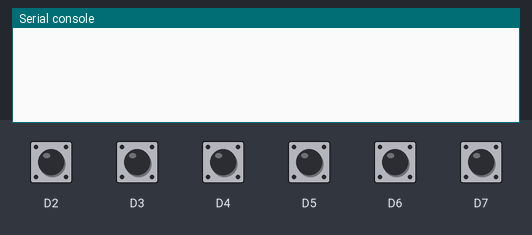
A program run on a simulated CircuitPython board. Parts: the last lines printed to the serial console. Inputs (shaded band) come from the test bench; at power-on: D2–7 LOW.

Above: at 1.2 s.
1.3 s: D2 pulled HIGH for 0.15 s
At 2.0 s:
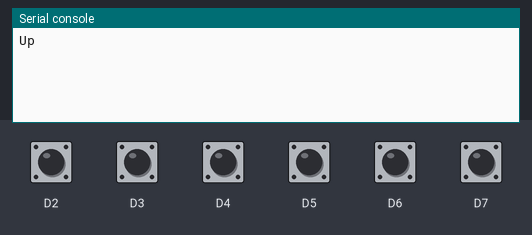
2.9 s: D3 pulled HIGH for 0.15 s
At 4.1 s:
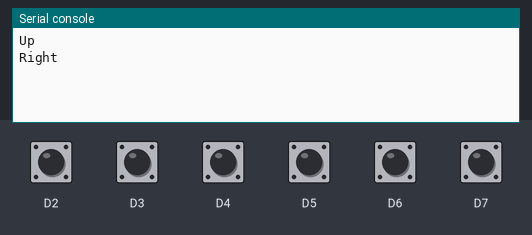
4.5 s: D4 pulled HIGH for 0.15 s
At 5.6 s:
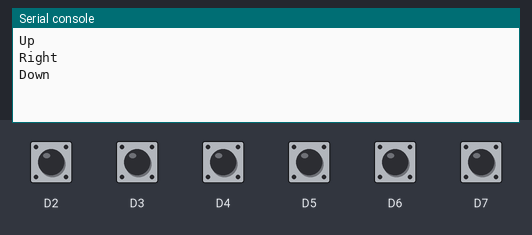
6.1 s: D5 pulled HIGH for 0.15 s
At 6.8 s:
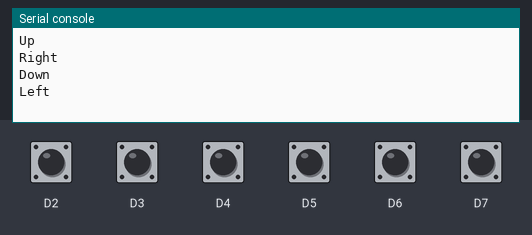
7.7 s: D6 pulled HIGH for 0.15 s
At 8.1 s:
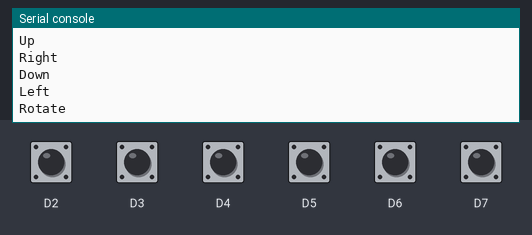
9.3 s: D7 pulled HIGH for 0.15 s
At 10.5 s:
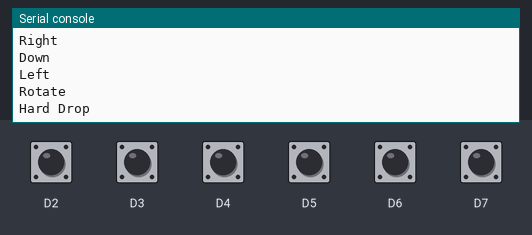

The program:

testController.py
```python
# ----------------------------------------------------------------------------------------------------------------------------------------
# Controller Program for TESTING - PLEASE DO NOT EDIT THIS DIRECTLY

# ECE 1896 Senior Design
# Written by Cassandra Oliva Pace
# ----------------------------------------------------------------------------------------------------------------------------------------

# TO DO: how to disable buttons when in certain menus?

import board
import keypad
import supervisor

# create a keys object for all controller button pins
buttons = keypad.Keys((board.D2, board.D3, board.D4, board.D5, board.D6, board.D7), value_when_pressed = True, pull = True, interval = 0.05, max_events = 1)
currentEvent = keypad.Event()

# create events for each button to compare with
upButton = keypad.Event(0, True)  # Button D2 pressed
rightButton = keypad.Event(1, True)  # Button D3 pressed
downButton = keypad.Event(2, True)  # Button D4 pressed
leftButton = keypad.Event(3, True)  # Button D5 pressed
rotateButton = keypad.Event(4, True)  # Button D6 pressed
dropButton = keypad.Event(5, True)  # Button D7 pressed


while True:

    if buttons.events.get_into(currentEvent): # if an event is available in the queue

        lastTime = currentEvent.timestamp

        if currentEvent == upButton: # up button is pressed
            print("Up")
            while buttons.events.get_into(currentEvent) == False: # loops until a button release is detected
                if supervisor.ticks_ms() - lastTime >= 250:
                    print("Up")
                    lastTime = supervisor.ticks_ms()

        elif currentEvent == rightButton: # right button is pressed
            print("Right")
            while buttons.events.get_into(currentEvent) == False: # loops until a button release is detected
                if supervisor.ticks_ms() - lastTime >= 250:
                    print("Right")
                    lastTime = supervisor.ticks_ms()

        elif currentEvent == downButton: # down button is pressed
            print("Down")
            while buttons.events.get_into(currentEvent) == False: # loops until a button release is detected
                if supervisor.ticks_ms() - lastTime >= 250:
                    print("Down")
                    lastTime = supervisor.ticks_ms()

        elif currentEvent == leftButton: # left button is pressed
            print("Left")
            while buttons.events.get_into(currentEvent) == False: # loops until a button release is detected
                if supervisor.ticks_ms() - lastTime >= 250:
                    print("Left")
                    lastTime = supervisor.ticks_ms()

        elif currentEvent == rotateButton: # rotate button is pressed
            print("Rotate")
            while buttons.events.get_into(currentEvent) == False: # loops until a button release is detected
                if supervisor.ticks_ms() - lastTime >= 250:
                    print("Rotate")
                    lastTime = supervisor.ticks_ms()

        elif currentEvent == dropButton: # hard drop button is pressed
            print("Hard Drop")
            while buttons.events.get_into(currentEvent) == False: # loops until a button release is detected
                if supervisor.ticks_ms() - lastTime >= 250:
                    print("Hard Drop")
                    lastTime = supervisor.ticks_ms()
```

Measured:
- after the input at 1.3 s, the serial console: prints a new line at once (image 1)
- after the input at 2.9 s, the serial console: prints a new line at once (image 2)
- after the input at 4.5 s, the serial console: prints a new line at once (image 3)
- after the input at 6.1 s, the serial console: prints a new line at once (image 4)
- after the input at 7.7 s, the serial console: prints a new line at once (image 5)
- after the input at 9.3 s, the serial console: prints a new line at once (image 6)
